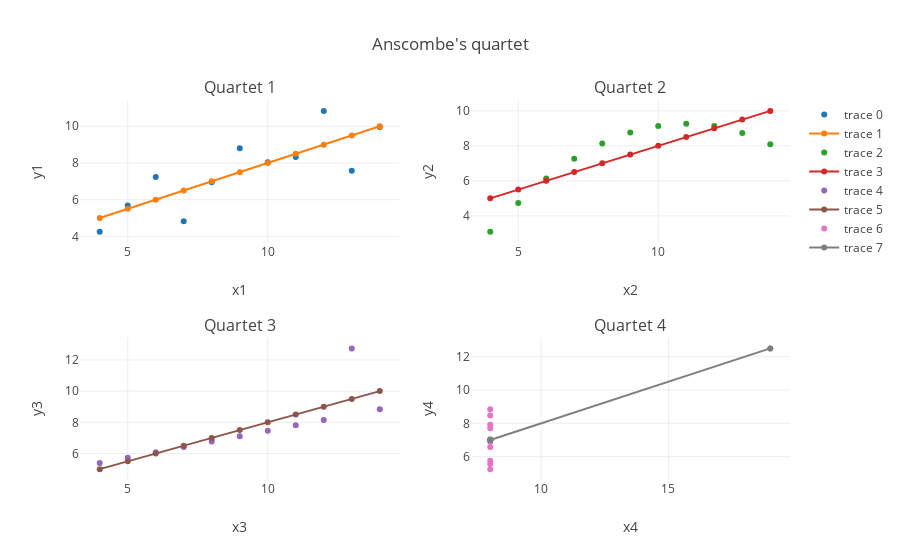

The notebook cell this image was saved under:
### Markdown cell above
Seems all the metrices are almost the same, which doesn't tell us anything. Let's now check the fits visually

### Code cell
# do the linear fit lines

# https://plot.ly/python/subplots/#customizing-subplot-axes

trace1 = go.Scatter(x=df_Q1['x1'], y=df_Q1['y1'], mode='markers')
trace1_linReg = go.Scatter(x=df_Q1['x1'], y = Q1_Y_pred)

trace2 = go.Scatter(x=df_Q2['x2'], y=df_Q2['y2'], mode='markers')
trace2_linReg = go.Scatter(x=df_Q2['x2'], y = Q2_Y_pred)

trace3 = go.Scatter(x=df_Q3['x3'], y=df_Q3['y3'], mode='markers')
trace3_linReg = go.Scatter(x=df_Q3['x3'], y = Q3_Y_pred)

trace4 = go.Scatter(x=df_Q4['x4'], y=df_Q4['y4'], mode='markers')
trace4_linReg = go.Scatter(x=df_Q4['x4'], y = Q4_Y_pred)

fig = tools.make_subplots(rows=2, cols=2, subplot_titles=('Quartet 1', 'Quartet 2',
                                                          'Quartet 3', 'Quartet 4'))
fig.append_trace(trace1, 1, 1)
fig.append_trace(trace1_linReg, 1, 1)

fig.append_trace(trace2, 1, 2)
fig.append_trace(trace2_linReg, 1, 2)

fig.append_trace(trace3, 2, 1)
fig.append_trace(trace3_linReg, 2, 1)

fig.append_trace(trace4, 2, 2)
fig.append_trace(trace4_linReg, 2, 2)

fig['layout']['xaxis1'].update(title='x1')
fig['layout']['xaxis2'].update(title='x2')
fig['layout']['xaxis3'].update(title='x3')
fig['layout']['xaxis4'].update(title='x4')

fig['layout']['yaxis1'].update(title='y1')
fig['layout']['yaxis2'].update(title='y2')
fig['layout']['yaxis3'].update(title='y3')
fig['layout']['yaxis4'].update(title='y4')

fig['layout'].update(title="Anscombe's quartet")

iplot(fig)

### Figure 1 — Plotly figure (JSON) as saved in the notebook; plotly's stock layout.template omitted (floating-point values rounded to 4 significant figures)
{"data": [{"mode": "markers", "type": "scatter", "uid": "03f24808-7128-4e95-b56a-99cdd3b321e2", "x": [4, 5, 6, 7, 8, 9, 10, 11, 12, 13, 14], "xaxis": "x", "y": [4.26, 5.68, 7.24, 4.82, 6.95, 8.81, 8.04, 8.33, 10.84, 7.58, 9.96], "yaxis": "y"}, {"type": "scatter", "uid": "163213f3-077b-4f03-90e5-4e6cc66fe2b4", "x": [4, 5, 6, 7, 8, 9, 10, 11, 12, 13, 14], "xaxis": "x", "y": [5.001, 5.501, 6.001, 6.501, 7.001, 7.501, 8.001, 8.501, 9.001, 9.501, 10.0], "yaxis": "y"}, {"mode": "markers", "type": "scatter", "uid": "8791249f-4e49-4b8c-afb1-e22a39f356cb", "x": [4, 5, 6, 7, 8, 9, 10, 11, 12, 13, 14], "xaxis": "x2", "y": [3.1, 4.74, 6.13, 7.26, 8.14, 8.77, 9.14, 9.26, 9.13, 8.74, 8.1], "yaxis": "y2"}, {"type": "scatter", "uid": "4e71b56e-4945-414d-a458-9ec2e732d8bb", "x": [4, 5, 6, 7, 8, 9, 10, 11, 12, 13, 14], "xaxis": "x2", "y": [5.001, 5.501, 6.001, 6.501, 7.001, 7.501, 8.001, 8.501, 9.001, 9.501, 10.0], "yaxis": "y2"}, {"mode": "markers", "type": "scatter", "uid": "a3c551d9-239a-43e2-8cf0-3f3475f23259", "x": [4, 5, 6, 7, 8, 9, 10, 11, 12, 13, 14], "xaxis": "x3", "y": [5.39, 5.73, 6.08, 6.42, 6.77, 7.11, 7.46, 7.81, 8.15, 12.74, 8.84], "yaxis": "y3"}, {"type": "scatter", "uid": "d6299ba0-c3e3-4eee-a481-88b8094da326", "x": [4, 5, 6, 7, 8, 9, 10, 11, 12, 13, 14], "xaxis": "x3", "y": [5.001, 5.501, 6.001, 6.501, 7.001, 7.501, 8.001, 8.501, 9.001, 9.501, 10.0], "yaxis": "y3"}, {"mode": "markers", "type": "scatter", "uid": "fb085a37-f474-4818-ab7e-738e247a619a", "x": [8, 8, 8, 8, 8, 8, 8, 8, 8, 8, 19], "xaxis": "x4", "y": [6.58, 5.76, 7.71, 8.84, 8.47, 7.04, 5.25, 5.56, 7.91, 6.89, 12.5], "yaxis": "y4"}, {"type": "scatter", "uid": "7342c603-9a0f-49b0-9f44-354b8ca14336", "x": [8, 8, 8, 8, 8, 8, 8, 8, 8, 8, 19], "xaxis": "x4", "y": [7.001, 7.001, 7.001, 7.001, 7.001, 7.001, 7.001, 7.001, 7.001, 7.001, 12.5], "yaxis": "y4"}], "layout": {"annotations": [{"font": {"size": 16}, "showarrow": false, "text": "Quartet 1", "x": 0.225, "xanchor": "center", "xref": "paper", "y": 1, "yanchor": "bottom", "yref": "paper"}, {"font": {"size": 16}, "showarrow": false, "text": "Quartet 2", "x": 0.775, "xanchor": "center", "xref": "paper", "y": 1, "yanchor": "bottom", "yref": "paper"}, {"font": {"size": 16}, "showarrow": false, "text": "Quartet 3", "x": 0.225, "xanchor": "center", "xref": "paper", "y": 0.375, "yanchor": "bottom", "yref": "paper"}, {"font": {"size": 16}, "showarrow": false, "text": "Quartet 4", "x": 0.775, "xanchor": "center", "xref": "paper", "y": 0.375, "yanchor": "bottom", "yref": "paper"}], "title": "Anscombe's quartet", "xaxis": {"anchor": "y", "domain": [0, 0.45], "title": "x1"}, "xaxis2": {"anchor": "y2", "domain": [0.55, 1], "title": "x2"}, "xaxis3": {"anchor": "y3", "domain": [0, 0.45], "title": "x3"}, "xaxis4": {"anchor": "y4", "domain": [0.55, 1], "title": "x4"}, "yaxis": {"anchor": "x", "domain": [0.625, 1], "title": "y1"}, "yaxis2": {"anchor": "x2", "domain": [0.625, 1], "title": "y2"}, "yaxis3": {"anchor": "x3", "domain": [0, 0.375], "title": "y3"}, "yaxis4": {"anchor": "x4", "domain": [0, 0.375], "title": "y4"}}}
